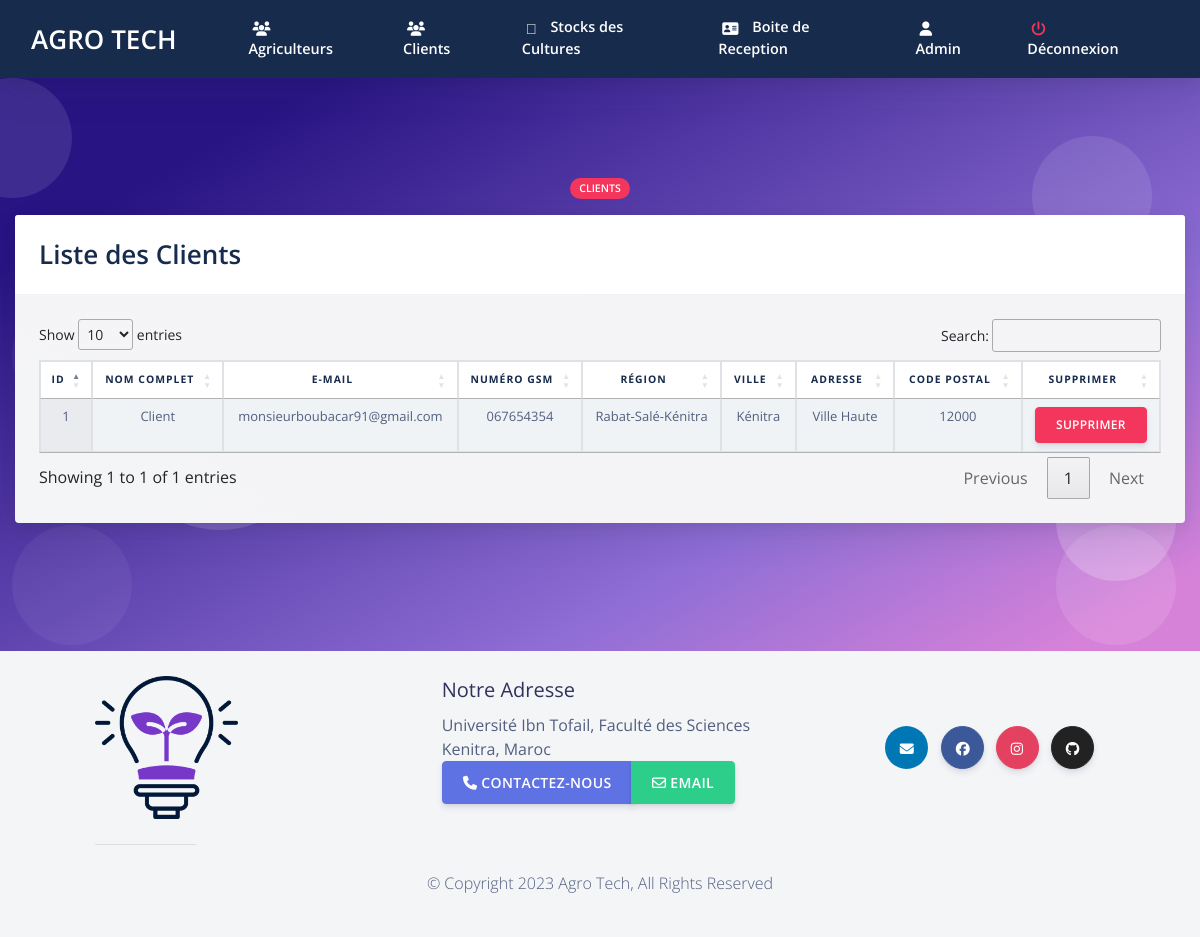
The page /admin/acustomers.php (signed in) on the database its author committed.
### tables this page shows
CREATE TABLE `custlogin` (
  `cust_id` int(20) NOT NULL,
  `cust_name` varchar(255) NOT NULL,
  `password` varchar(255) NOT NULL,
  `email` varchar(255) NOT NULL,
  `address` varchar(255) NOT NULL,
  `city` varchar(255) NOT NULL,
  `pincode` varchar(255) NOT NULL,
  `state` varchar(255) NOT NULL,
  `phone_no` varchar(255) NOT NULL,
  `otp` int(50) NOT NULL
);

### admin/acustomers.php (the view, shortened to what this page needs)
<?php
require('../sql.php');
$user = $_SESSION['admin_login_user'];
$query4 = "SELECT * from admin where admin_name ='$user'";
              $ses_sq4 = mysqli_query($conn, $query4);
              $row4 = mysqli_fetch_assoc($ses_sq4);
              $para2 = $row4['admin_name'];
?>
<!doctype html>
<html lang="en">
<?php require ('aheader.php');  ?>
  <body class="bg-white" id="top">
<?php require ('anav.php');  ?>
  <section class="section section-shaped section-lg">
    <div class="shape shape-style-1 shape-primary">
      <span></span>
      <span></span>
      <span></span>
      <span></span>
      <span></span>
      <span></span>
      <span></span>
      <span></span>
      <span></span>
    </div>
<div class="container-fluid ">
    	 <div class="row">
          <div class="col-md-8 mx-auto text-center">
            <span class="badge badge-danger badge-pill mb-3">CLIENTS</span>
          </div>
        </div>
          <div class="row row-content">
            <div class="col-md-12 mb-3">
				<div class="card text-white bg-gradient-secondary mb-3">
				  <div class="card-header">
				  <span class=" text-default display-4" >  Liste des Clients  </span>
				  </div>
				  <div class="card-body text-dark">
				<table class="table table-striped table-hover table-bordered bg-gradient-white text-center display" id="myTable">
    <thead>
					<tr class="font-weight-bold text-default">
            <th><center>ID</center></th>
					<th><center>Nom Complet</center></th>
					<th><center>E-mail </center></th>
					<th><center>Numéro GSM</center></th>
					<th><center>Région</center></th>
					<th><center>Ville</center></th>
					<th><center>Adresse</center></th>
					<th><center>Code Postal</center></th>
					<th><center>Supprimer</center></th>
        </tr>
    </thead>
    <tbody>
  						<?php
$sql = "SELECT cust_name, cust_id, email, phone_no, state, city, address, pincode FROM custlogin";
								$query = mysqli_query($conn,$sql);
								while($res = mysqli_fetch_array($query)){
				 ?>
		 <tr class="text-center">
							 <td> <?php echo $res['cust_id'];  ?> </td>
							 <td> <?php echo $res['cust_name'];  ?> </td>
							 <td> <?php echo $res['email'];  ?> </td>
							 <td> <?php echo $res['phone_no'];  ?> </td>
							 <td> <?php echo $res['state'];  ?> </td>
							 <td> <?php echo $res['city'];  ?> </td>
							 <td> <?php echo $res['address'];  ?> </td>
							  <td> <?php echo $res['pincode'];  ?> </td>
							<td > <button class="btn btn-sm btn-danger" > <a href="acdelete.php?id=<?php echo $res['cust_id']; ?>"  class=" nav-link text-white">Supprimer</a> </button> </td>
							</tr>
							 <?php
							 }
							  ?>
    </tbody>
</table>
</div>
				</div>
            </div>
          </div>
        </div>
</section>
	   <?php require("footer.php");?>
</body>
</html>

### admin/anav.php (shortened to what this page needs)
<nav
     id="navbar-main"
     class="
       navbar navbar-main navbar-expand-lg
       bg-default
       navbar-light
       position-sticky
       top-0
       shadow
       py-0
     "
   >
     <div class="container-fluid">
       <ul class="navbar-nav navbar-nav-hover align-items-lg-center">
       <li class="nav-item dropdown">
   <a href="../index.php" class="navbar-brand mr-lg-5 text-white">
       <div style="font-size: 26px; color: #ffffff;">
           AGRO TECH
       </div>
   </a>
       </li>
       </ul>
       <div class="navbar-collapse collapse bg-default" id="navbar_global">
         <ul class="navbar-nav align-items-lg-center ml-auto topnav">
		 <li class="nav-item">
             <a href="afarmers.php" class="nav-link">
               <span class="text-white nav-link-inner--text font-weight-bold"
                 ><i class="text-white fas fa-users"></i> Agriculteurs</span
               >
             </a>
           </li>
		<li class="nav-item">
             <a href="acustomers.php" class="nav-link">
               <span class="text-white nav-link-inner--text font-weight-bold"
                 ><i class="text-white fas fa-users"></i> Clients</span
               >
             </a>
           </li>
		<li class="nav-item">
             <a href="aproducedcrop.php" class="nav-link">
               <span class="text-white nav-link-inner--text font-weight-bold"
                 ><i class="text-white fad fa-store-alt"></i> Stocks des Cultures</span
               >
             </a>
           </li>
		<li class="nav-item">
             <a href="aviewmsg.php" class="nav-link">
               <span class="text-white nav-link-inner--text font-weight-bold"
                 ><i class="text-white fas fa-address-card"></i> Boite de Reception</span
               >
             </a>
           </li>
	   <li class="nav-item">
             <a href="aprofile.php" class="nav-link">
               <span class="text-white nav-link-inner--text font-weight-bold"
                 ><i class="text-white fas fa-user"></i> <?php echo $para2 ?> </span
               >
             </a>
           </li>
	   <li class="nav-item">
             <a href="alogout.php" class="nav-link">
               <span class="text-white nav-link-inner--text font-weight-bold"
                 ><i class="text-danger fas fa-power-off"></i> Déconnexion </span
               >
             </a>
           </li>
         </ul>
       </div>
     </div>
   </nav>

### admin/anav.php (style rules this page uses)
.topnav a { border-bottom: 3px solid transparent; }

### rows shown on the page
custlogin: cust_id "1", cust_name "Client", email "monsieurboubacar91@gmail.com", phone_no "067654354", state "Rabat-Salé-Kénitra", city "Kénitra", address "Ville Haute", pincode "12000"

### other values the page prints
$para2 "Admin"
